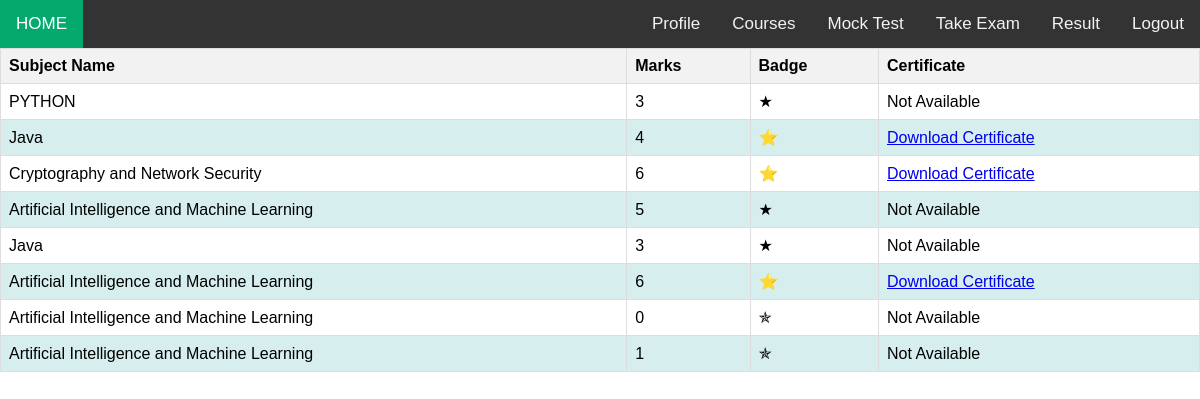
The app's page /student_results.php (signed in) with its own data.
### tables this page shows
CREATE TABLE `results` (
  `id` int(11) NOT NULL,
  `student_id` int(11) NOT NULL,
  `subject_name` varchar(100) NOT NULL,
  `mock_test_score` float NOT NULL,
  `exam_correct` int(11) NOT NULL,
  `exam_wrong` int(11) NOT NULL
);

### student_results.php (the view, shortened to what this page needs)
<?php
require_once 'config.php';
$student_id = $_SESSION['student_id'];
$sql = "SELECT subject_name, exam_correct FROM results WHERE student_id = ?";
$stmt = $conn->prepare($sql);
$stmt->bind_param("i", $student_id);
$stmt->execute();
$result = $stmt->get_result();
?>
<!DOCTYPE html>
<html lang="en">
<head>
</head>
<body>
<div class="topnav">
  <a class="active" href="student_home.php">HOME</a>
  <div class="topnav-right">
    <a href="profile.php">Profile</a>
    <a href="student_courses.php">Courses</a>
    <a href="take_mock_test.php">Mock Test</a>
    <a href="student_exams.php">Take Exam</a>
    <a href="student_results.php">Result</a>
    <a href="student_logout.php">Logout</a>
  </div>
</div>
<section id="main">
    <div class="container">
        <table class="results-table">
            <thead>
                <tr>
                    <th>Subject Name</th>
                    <th>Marks</th>
                    <th>Badge</th>
                    <th>Certificate</th>
                </tr>
            </thead>
            <tbody>
                <?php
                while ($row = $result->fetch_assoc()):
                    $subject_name = $row['subject_name'];
                    $marks = $row['exam_correct'];
                    $sql_questions = "SELECT COUNT(*) as total_questions FROM exam_test_questions WHERE subject_name = ?";
                    $stmt_questions = $conn->prepare($sql_questions);
                    $stmt_questions->bind_param("s", $subject_name);
                    $stmt_questions->execute();
                    $result_questions = $stmt_questions->get_result();
                    $row_questions = $result_questions->fetch_assoc();
                    $total_questions = $row_questions['total_questions'];
                    $badge = '';
                    if ($marks == $total_questions) {
                        $badge = '&#x2B50;';
                    } elseif ($marks >= $total_questions / 2) {
                        $badge = '&#9733;';
                    } else {
                        $badge = '&#x272F;';
                    }
                    $certificate = '';
                    if ($marks == $total_questions) {
                        $certificate = "<a href='fpdf/download_certificate.php?student_id=".$student_id."&subject_name=".$subject_name."'>Download Certificate</a>";
                    } else {
                        $certificate = "Not Available";
                    }
                ?>
                <tr>
                    <td><?php echo htmlspecialchars($subject_name); ?></td>
                    <td><?php echo htmlspecialchars($marks); ?></td>
                    <td class="badge"><?php echo $badge; ?></td>
                    <td><?php echo $certificate; ?></td>
                </tr>
                <?php endwhile; ?>
            </tbody>
        </table>
    </div>
</section>
</body>
</html>

### student_results.php (style rules this page uses)
table { width: 100%; border-collapse: collapse; margin-bottom: 20px; }
th, td { border: 1px solid #ddd; padding: 8px; text-align: left; }
th { background-color: #f2f2f2; }
tr:nth-child(even) { background-color: #D6EEEE; }
body { margin: 0; font-family: Arial, Helvetica, sans-serif; }
.topnav { overflow: hidden; background-color: #333; }
.topnav a { float: left; color: #f2f2f2; text-align: center; padding: 14px 16px; text-decoration: none; font-size: 17px; }
.topnav a.active { background-color: #04AA6D; color: white; }
.topnav-right { float: right; }
* { box-sizing: border-box }
body { font-family: Verdana, sans-serif; margin:0 }

### records on screen
results: subject_name "PYTHON", exam_correct "3", badge "★", certificate "Not Available"
results: subject_name "Java", exam_correct "4", badge "⭐"
results: subject_name "Cryptography and Network Security", exam_correct "6", badge "⭐"
results: subject_name "Artificial Intelligence and Machine Learning", exam_correct "5", badge "★", certificate "Not Available"
results: subject_name "Java", exam_correct "3", badge "★", certificate "Not Available"
results: subject_name "Artificial Intelligence and Machine Learning", exam_correct "6", badge "⭐"
results: subject_name "Artificial Intelligence and Machine Learning", exam_correct "0", badge "✯", certificate "Not Available"
results: subject_name "Artificial Intelligence and Machine Learning", exam_correct "1", badge "✯", certificate "Not Available"
